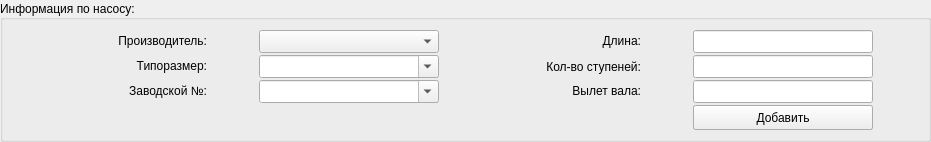
     <widget class="QGroupBox" name="groupPumpInfo">
      <property name="geometry">
       <rect>
        <x>400</x>
        <y>10</y>
        <width>931</width>
        <height>142</height>
       </rect>
      </property>
      <property name="title">
       <string>Информация по насосу:</string>
      </property>
      <property name="alignment">
       <set>Qt::AlignLeading|Qt::AlignLeft|Qt::AlignVCenter</set>
      </property>
      <widget class="QWidget" name="gridLayoutWidget">
       <property name="geometry">
        <rect>
         <x>10</x>
         <y>30</y>
         <width>911</width>
         <height>102</height>
        </rect>
       </property>
       <layout class="QGridLayout" name="gridPumpInfo" rowstretch="0,0,0,0" columnstretch="1,0,0,0">
        <property name="horizontalSpacing">
         <number>5</number>
        </property>
        <property name="verticalSpacing">
         <number>2</number>
        </property>
        <item row="0" column="0">
         <widget class="QLabel" name="lbl1">
          <property name="sizePolicy">
           <sizepolicy hsizetype="Fixed" vsizetype="Fixed">
            <horstretch>0</horstretch>
            <verstretch>0</verstretch>
           </sizepolicy>
          </property>
          <property name="minimumSize">
           <size>
            <width>150</width>
            <height>20</height>
           </size>
          </property>
          <property name="maximumSize">
           <size>
            <width>150</width>
            <height>20</height>
           </size>
          </property>
          <property name="text">
           <string>Производитель:</string>
          </property>
          <property name="alignment">
           <set>Qt::AlignRight|Qt::AlignTrailing|Qt::AlignVCenter</set>
          </property>
         </widget>
        </item>
        <item row="0" column="1">
         <widget class="QComboBox" name="cmbProducer">
          <property name="enabled">
           <bool>true</bool>
          </property>
          <property name="sizePolicy">
           <sizepolicy hsizetype="Preferred" vsizetype="Fixed">
            <horstretch>0</horstretch>
            <verstretch>0</verstretch>
           </sizepolicy>
          </property>
          <property name="minimumSize">
           <size>
            <width>180</width>
            <height>23</height>
           </size>
          </property>
          <property name="maximumSize">
           <size>
            <width>181</width>
            <height>23</height>
           </size>
          </property>
         </widget>
        </item>
        <item row="1" column="2">
         <widget class="QLabel" name="lbl5">
          <property name="sizePolicy">
           <sizepolicy hsizetype="Fixed" vsizetype="Fixed">
            <horstretch>0</horstretch>
            <verstretch>0</verstretch>
           </sizepolicy>
          </property>
          <property name="minimumSize">
           <size>
            <width>150</width>
            <height>20</height>
           </size>
          </property>
          <property name="maximumSize">
           <size>
            <width>150</width>
            <height>19</height>
           </size>
          </property>
          <property name="text">
           <string>Кол-во ступеней:</string>
          </property>
          <property name="alignment">
           <set>Qt::AlignRight|Qt::AlignTrailing|Qt::AlignVCenter</set>
          </property>
         </widget>
        </item>
        <item row="2" column="1">
         <widget class="QComboBox" name="cmbSerial">
          <property name="enabled">
           <bool>true</bool>
          </property>
          <property name="sizePolicy">
           <sizepolicy hsizetype="Expanding" vsizetype="Preferred">
            <horstretch>0</horstretch>
            <verstretch>0</verstretch>
           </sizepolicy>
          </property>
          <property name="minimumSize">
           <size>
            <width>180</width>
            <height>23</height>
           </size>
          </property>
          <property name="maximumSize">
           <size>
            <width>180</width>
            <height>23</height>
           </size>
          </property>
          <property name="editable">
           <bool>true</bool>
          </property>
         </widget>
        </item>
        <item row="2" column="2">
         <widget class="QLabel" name="lbl6">
          <property name="sizePolicy">
           <sizepolicy hsizetype="Fixed" vsizetype="Fixed">
            <horstretch>0</horstretch>
            <verstretch>0</verstretch>
           </sizepolicy>
          </property>
          <property name="minimumSize">
           <size>
            <width>150</width>
            <height>20</height>
           </size>
          </property>
          <property name="maximumSize">
           <size>
            <width>150</width>
            <height>20</height>
           </size>
          </property>
          <property name="text">
           <string>Вылет вала:</string>
          </property>
          <property name="alignment">
           <set>Qt::AlignRight|Qt::AlignTrailing|Qt::AlignVCenter</set>
          </property>
         </widget>
        </item>
        <item row="2" column="0">
         <widget class="QLabel" name="lbl3">
          <property name="sizePolicy">
           <sizepolicy hsizetype="Fixed" vsizetype="Fixed">
            <horstretch>0</horstretch>
            <verstretch>0</verstretch>
           </sizepolicy>
          </property>
          <property name="minimumSize">
           <size>
            <width>150</width>
            <height>20</height>
           </size>
          </property>
          <property name="maximumSize">
           <size>
            <width>150</width>
            <height>20</height>
           </size>
          </property>
          <property name="text">
           <string>Заводской №:</string>
          </property>
          <property name="alignment">
           <set>Qt::AlignRight|Qt::AlignTrailing|Qt::AlignVCenter</set>
          </property>
         </widget>
        </item>
        <item row="0" column="2">
         <widget class="QLabel" name="lbl4">
          <property name="sizePolicy">
           <sizepolicy hsizetype="Fixed" vsizetype="Fixed">
            <horstretch>0</horstretch>
            <verstretch>0</verstretch>
           </sizepolicy>
          </property>
          <property name="minimumSize">
           <size>
            <width>150</width>
            <height>20</height>
           </size>
          </property>
          <property name="maximumSize">
           <size>
            <width>159</width>
            <height>20</height>
           </size>
          </property>
          <property name="text">
           <string>Длина:</string>
          </property>
          <property name="alignment">
           <set>Qt::AlignRight|Qt::AlignTrailing|Qt::AlignVCenter</set>
          </property>
         </widget>
        </item>
        <item row="0" column="3">
         <widget class="QLineEdit" name="txtLength">
          <property name="sizePolicy">
           <sizepolicy hsizetype="Fixed" vsizetype="Fixed">
            <horstretch>0</horstretch>
            <verstretch>0</verstretch>
           </sizepolicy>
          </property>
          <property name="minimumSize">
           <size>
            <width>180</width>
            <height>23</height>
           </size>
          </property>
          <property name="maximumSize">
           <size>
            <width>180</width>
            <height>23</height>
           </size>
          </property>
          <property name="focusPolicy">
           <enum>Qt::ClickFocus</enum>
          </property>
          <property name="inputMethodHints">
           <set>Qt::ImhNone</set>
          </property>
          <property name="readOnly">
           <bool>true</bool>
          </property>
         </widget>
        </item>
        <item row="1" column="1">
         <widget class="QComboBox" name="cmbType">
          <property name="enabled">
           <bool>true</bool>
          </property>
          <property name="sizePolicy">
           <sizepolicy hsizetype="Expanding" vsizetype="Preferred">
            <horstretch>0</horstretch>
            <verstretch>0</verstretch>
           </sizepolicy>
          </property>
          <property name="minimumSize">
           <size>
            <width>180</width>
            <height>23</height>
           </size>
          </property>
          <property name="maximumSize">
           <size>
            <width>180</width>
            <height>23</height>
           </size>
          </property>
          <property name="editable">
           <bool>true</bool>
          </property>
         </widget>
        </item>
        <item row="3" column="3">
         <widget class="QWidget" name="widget_7" native="true">
          <property name="sizePolicy">
           <sizepolicy hsizetype="Fixed" vsizetype="Fixed">
            <horstretch>0</horstretch>
            <verstretch>0</verstretch>
           </sizepolicy>
          </property>
          <property name="minimumSize">
           <size>
            <width>180</width>
            <height>25</height>
           </size>
          </property>
          <property name="maximumSize">
           <size>
            <width>180</width>
            <height>25</height>
           </size>
          </property>
          <widget class="QPushButton" name="btnPump_New">
           <property name="geometry">
            <rect>
             <x>0</x>
             <y>0</y>
             <width>180</width>
             <height>25</height>
            </rect>
           </property>
           <property name="sizePolicy">
            <sizepolicy hsizetype="Maximum" vsizetype="Fixed">
             <horstretch>0</horstretch>
             <verstretch>0</verstretch>
            </sizepolicy>
           </property>
           <property name="minimumSize">
            <size>
             <width>180</width>
             <height>25</height>
            </size>
           </property>
           <property name="maximumSize">
            <size>
             <width>180</width>
             <height>25</height>
            </size>
           </property>
           <property name="text">
            <string>Добавить</string>
           </property>
          </widget>
          <widget class="QPushButton" name="btnPump_Save">
           <property name="geometry">
            <rect>
             <x>0</x>
             <y>0</y>
             <width>100</width>
             <height>25</height>
            </rect>
           </property>
           <property name="sizePolicy">
            <sizepolicy hsizetype="Maximum" vsizetype="Fixed">
             <horstretch>0</horstretch>
             <verstretch>0</verstretch>
            </sizepolicy>
           </property>
           <property name="minimumSize">
            <size>
             <width>100</width>
             <height>25</height>
            </size>
           </property>
           <property name="maximumSize">
            <size>
             <width>100</width>
             <height>25</height>
            </size>
           </property>
           <property name="text">
            <string>Сохранить</string>
           </property>
          </widget>
          <widget class="QPushButton" name="btnPump_Cancel">
           <property name="geometry">
            <rect>
             <x>100</x>
             <y>0</y>
             <width>80</width>
             <height>25</height>
            </rect>
           </property>
           <property name="minimumSize">
            <size>
             <width>80</width>
             <height>25</height>
            </size>
           </property>
           <property name="maximumSize">
            <size>
             <width>85</width>
             <height>25</height>
            </size>
           </property>
           <property name="text">
            <string>Отмена</string>
           </property>
          </widget>
          <zorder>btnPump_Save</zorder>
          <zorder>btnPump_Cancel</zorder>
          <zorder>btnPump_New</zorder>
         </widget>
        </item>
        <item row="1" column="3">
         <widget class="QLineEdit" name="txtStages">
          <property name="sizePolicy">
           <sizepolicy hsizetype="Fixed" vsizetype="Fixed">
            <horstretch>0</horstretch>
            <verstretch>0</verstretch>
           </sizepolicy>
          </property>
          <property name="minimumSize">
           <size>
            <width>180</width>
            <height>23</height>
           </size>
          </property>
          <property name="maximumSize">
           <size>
            <width>180</width>
            <height>23</height>
           </size>
          </property>
          <property name="focusPolicy">
           <enum>Qt::ClickFocus</enum>
          </property>
          <property name="inputMethodHints">
           <set>Qt::ImhNone</set>
          </property>
          <property name="readOnly">
           <bool>true</bool>
          </property>
         </widget>
        </item>
        <item row="2" column="3">
         <widget class="QLineEdit" name="txtShaft">
          <property name="sizePolicy">
           <sizepolicy hsizetype="Fixed" vsizetype="Fixed">
            <horstretch>0</horstretch>
            <verstretch>0</verstretch>
           </sizepolicy>
          </property>
          <property name="minimumSize">
           <size>
            <width>180</width>
            <height>23</height>
           </size>
          </property>
          <property name="maximumSize">
           <size>
            <width>180</width>
            <height>23</height>
           </size>
          </property>
          <property name="focusPolicy">
           <enum>Qt::ClickFocus</enum>
          </property>
          <property name="inputMethodHints">
           <set>Qt::ImhNone</set>
          </property>
          <property name="readOnly">
           <bool>true</bool>
          </property>
         </widget>
        </item>
        <item row="1" column="0">
         <widget class="QLabel" name="lbl2">
          <property name="sizePolicy">
           <sizepolicy hsizetype="Fixed" vsizetype="Fixed">
            <horstretch>0</horstretch>
            <verstretch>0</verstretch>
           </sizepolicy>
          </property>
          <property name="minimumSize">
           <size>
            <width>150</width>
            <height>20</height>
           </size>
          </property>
          <property name="maximumSize">
           <size>
            <width>150</width>
            <height>20</height>
           </size>
          </property>
          <property name="text">
           <string>Типоразмер:</string>
          </property>
          <property name="alignment">
           <set>Qt::AlignRight|Qt::AlignTrailing|Qt::AlignVCenter</set>
          </property>
         </widget>
        </item>
       </layout>
      </widget>
     </widget>
